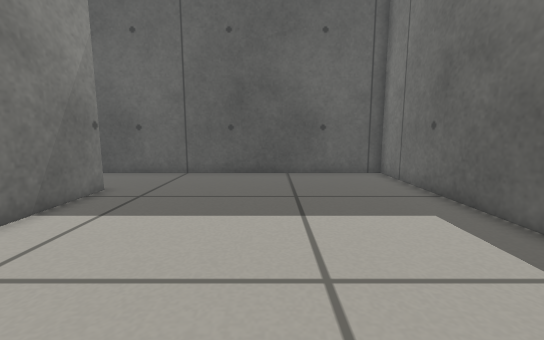
view 1 (above)

20 first-person views from a walk through a Gazebo world. The camera is 0.41 m above the floor, tilts 8° down and sees 90° across. The floor is counted in squares, 0.2 m on a side. Each view is taken from the middle of a square. On the plan, view 1 faces up. The plan holds only what a view shows up to about 16 squares ahead; the rest is blank.

view 2
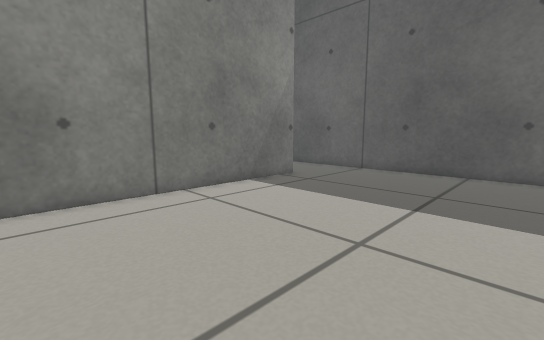

view 3
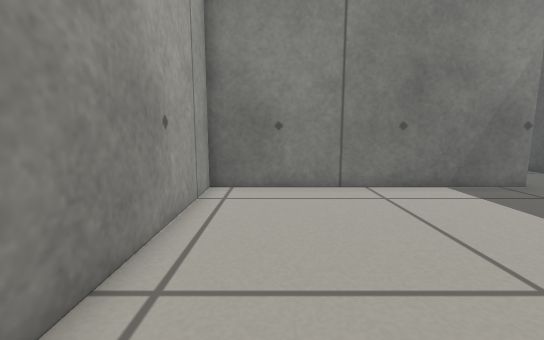

view 4
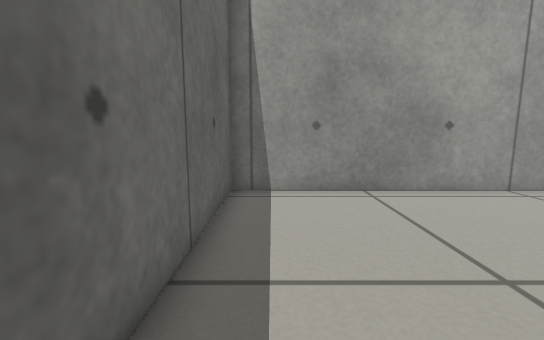

view 5
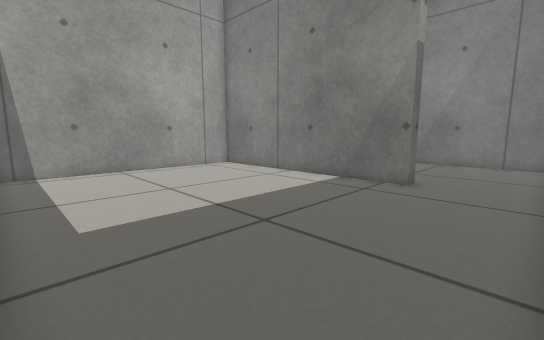

view 6
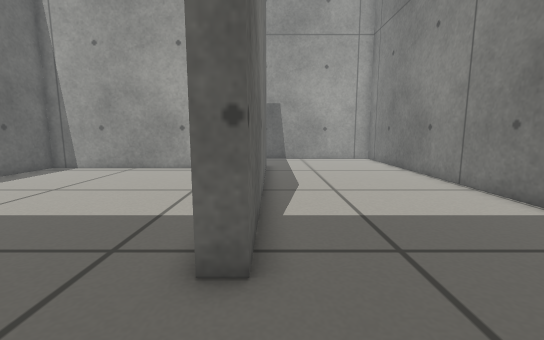

view 7
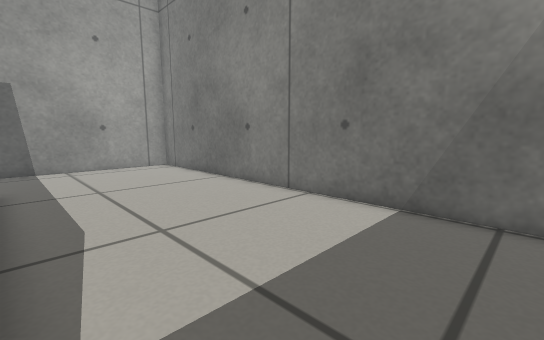

view 8
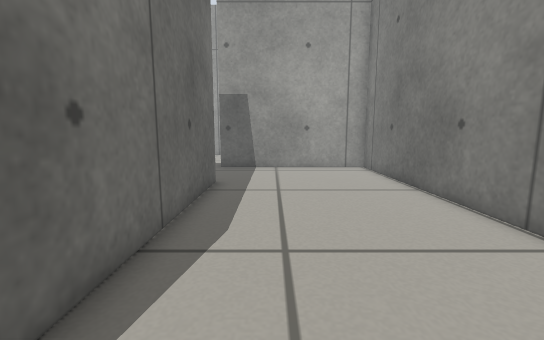

view 9
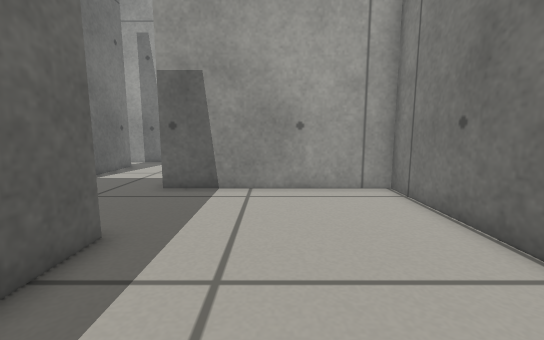

view 10
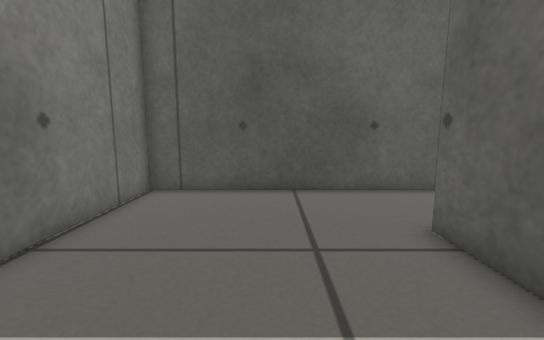

view 11
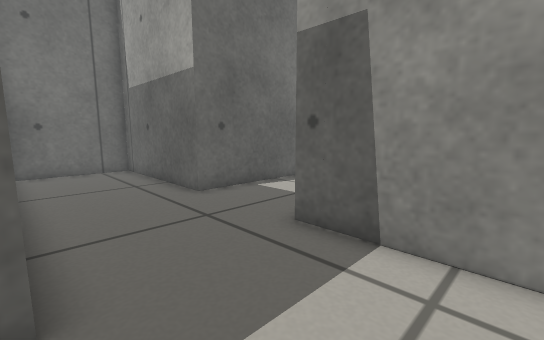

view 12
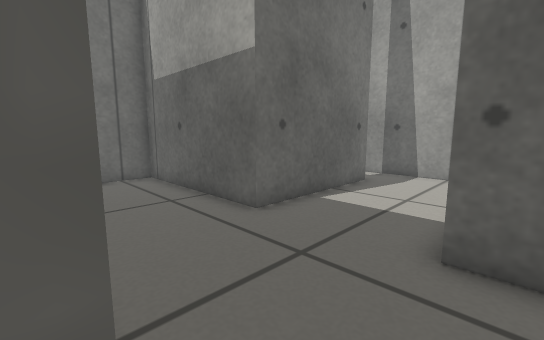

view 13
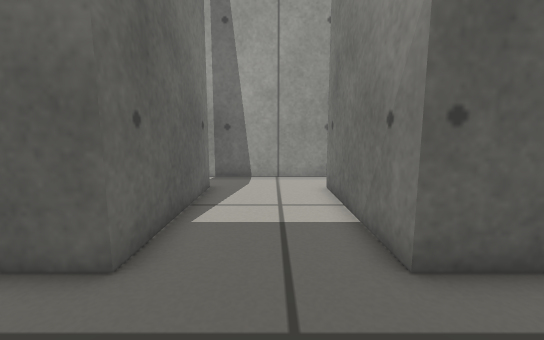

view 14
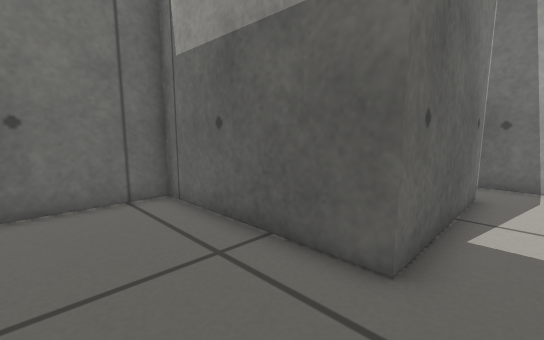

view 15
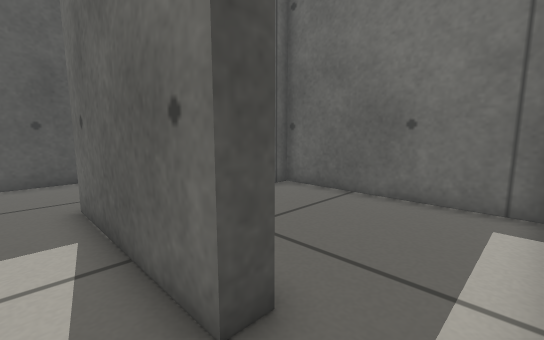

view 16
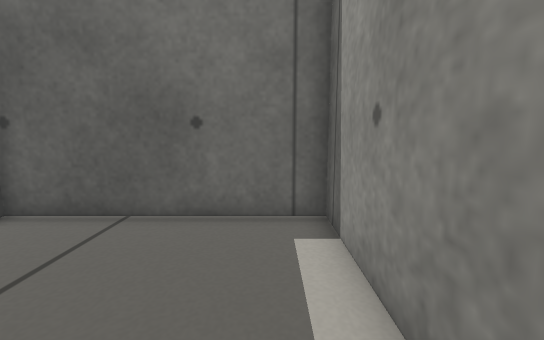

view 17
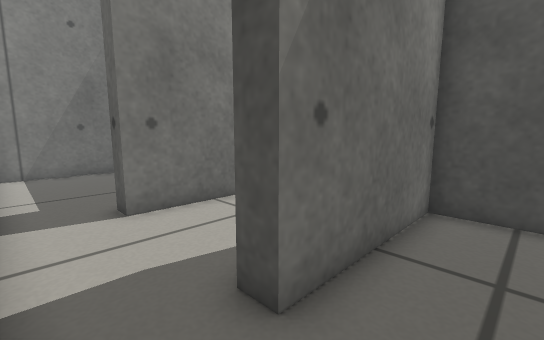

view 18
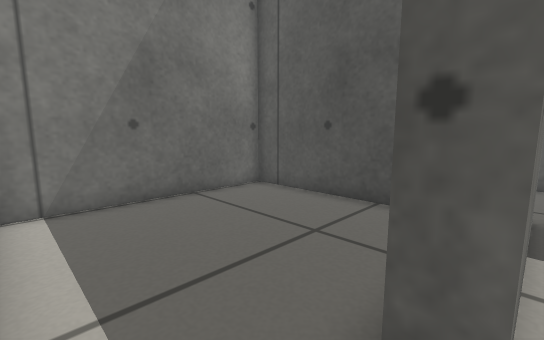

view 19
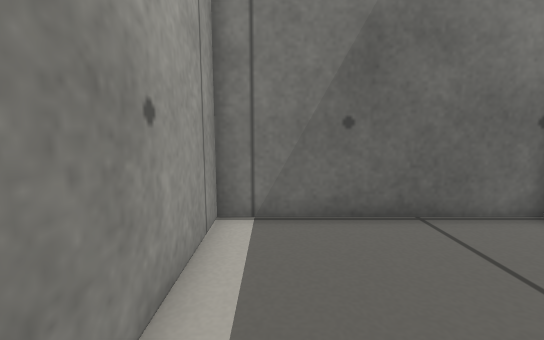

view 20
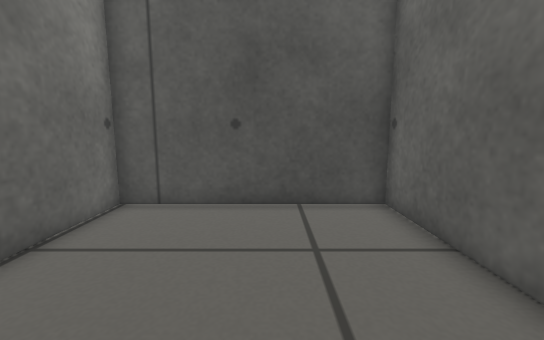

### Floor plan
Ten units are one square. View 1 is at (0, 0); x grows to the right and y downward. Boxes are objects, and circles mark ways between rooms. Rooms are numbered by the first view taken in them; rooms with no view inside come last. Other rooms are left out.
<svg viewBox="-148 -139 207 307">
<path fill="none" stroke="#000" d="M-59 -94 -59 23 54 23 54 -134 -56 -134M-67 31 -67 -94 -59 -94M-56 -134 -143 -134 -143 77 -59 77M-59 77 -59 140M-9 140 -17 140 -17 77 54 77 54 33M-9 31 -31 31M-56 163 -6 163M13 85 -9 85 -9 140M-6 163 54 163 54 85 46 85M-67 130 -67 85 -143 85 -143 163 -91 163M-59 140 -69 140M-66 163 -56 163"/>
<circle cx="-60" cy="-115" r="3" fill="#2a7"/>
<circle cx="-60" cy="55" r="3" fill="#2a7"/>
<circle cx="-10" cy="150" r="3" fill="#2a7"/>
<circle cx="-65" cy="155" r="3" fill="#2a7"/>
<text x="0" y="-60">1</text>
<text x="-100" y="-30">2</text>
<text x="-20" y="90">3</text>
<text x="20" y="120">4</text>
<text x="-110" y="130">5</text>
</svg>
Room 1 opens to room 2. Room 2 opens to room 3. Room 3 opens to room 4. Room 3 opens to room 5.

Where each view was taken, in squares from view 1:
view 1: 0 up, 0 right, facing up
view 2: 1 down, 3 right, facing up-left
view 3: 0 up, 4 right, facing left
view 4: 7 up, 4 right, facing down
view 5: 13 up, 5 right, facing down-left
view 6: 13 up, 7 left, facing down
view 7: 9 up, 7 left, facing down-left
view 8: 8 up, 9 left, facing down
view 9: 2 up, 10 left, facing down
view 10: 4 up, 10 left, facing up
view 11: 3 down, 10 left, facing down-right
view 12: 3 down, 7 left, facing down-right
view 13: 4 down, 4 left, facing down
view 14: 4 down, 3 left, facing down-right
view 15: 16 down, 3 left, facing up-right
view 16: 15 down, 1 left, facing right
view 17: 16 down, 1 right, facing up-left
view 18: 16 down, 6 left, facing up-left
view 19: 15 down, 8 left, facing left
view 20: 16 down, 10 left, facing up
